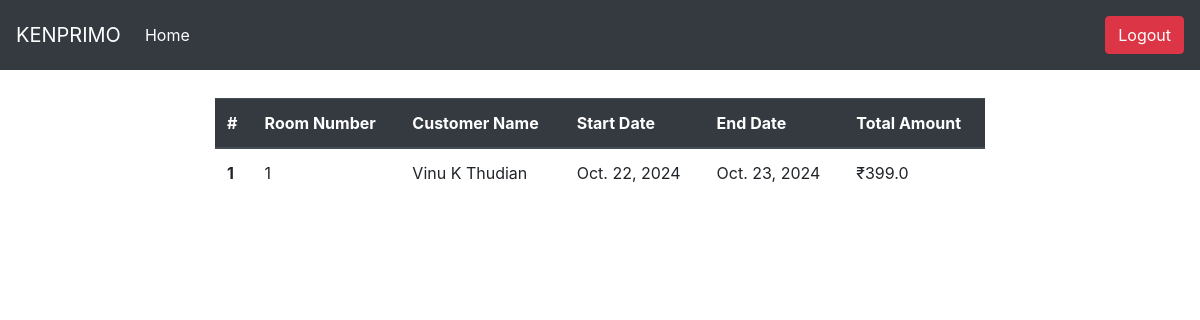
The app's page /reservation_view (signed in), older data.
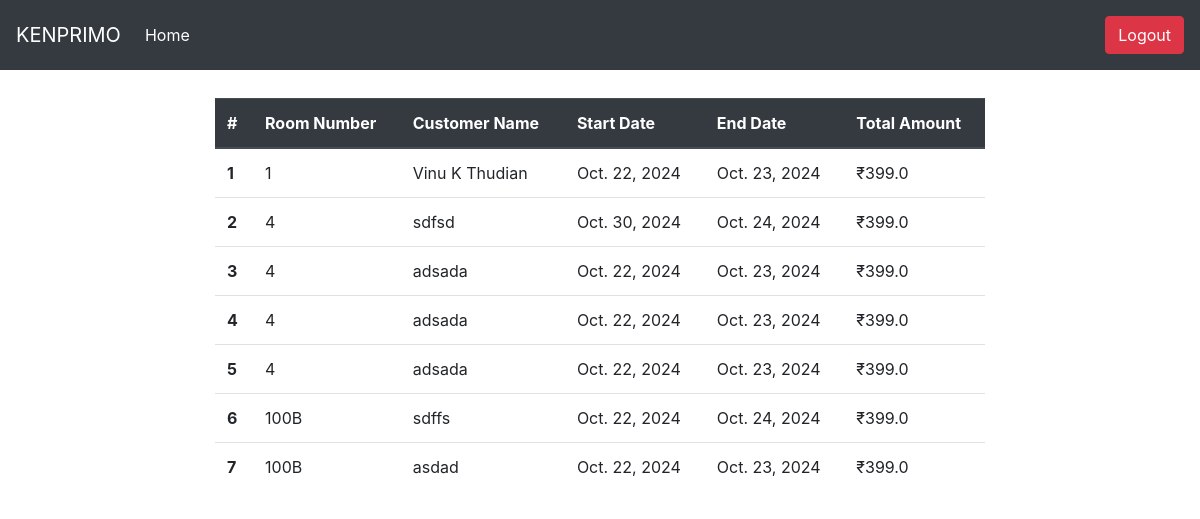
The same page, newer data.
### crudapp/models.py (models this page shows)
class Reservation(models.Model):
    user = models.ForeignKey(User, on_delete=models.CASCADE, null=True)
    room =models.CharField(max_length=255)
    start_date=models.DateField(null=True)
    end_date=models.DateField(null=True)
    customer_name = models.CharField(max_length=255)
    total_price = models.FloatField(default=0.0)

### crudapp/views.py (the view)
# urls.py: path('reservation_view', views.reservation_view, name='reservation_view'),
def reservation_view(request):
    res=Reservation.objects.filter(user=request.user)
    print(res)
    return render(request, "reservation/reservation_view.html", {'res':res})

### crudapp/templates/reservation/reservation_view.html (shortened to what this page needs)
{% extends 'base.html' %}
{% block content %}
<div class="container-fluid">
    <div class="row">
        <div class="col-lg-8 col-md-8 col-sm-12" style="margin: 1% auto;">
            <table class="table table-responsive-sm">
                <thead class="thead-dark">
                  <tr>
                    <th scope="col">#</th>
                    <th scope="col">Room Number</th>
                    <th scope="col">Customer Name</th>
                    <th scope="col">Start Date</th>
                    <th scope="col">End Date</th>
                    <th scope="col">Total Amount</th>
                  </tr>
                </thead>
                <tbody>
                    {% for ress in res%}
                  <tr>
                    <th scope="row">{{forloop.counter}}</th>
                    <td>{{ress.room}} </td>
                    <td>{{ress.customer_name}} </td>
                    <td>{{ress.start_date}} </td>
                    <td>{{ress.end_date}} </td>
                    <td>₹{{ress.total_price}} </td>
                  </tr>
                  {%endfor%}
                </tbody>
              </table>
        </div>
    </div>
</div>
{% endblock %}

Row changes from the older to the newer data that the page shows:
added Reservation: room "4", customer_name "sdfsd", start_date "Oct. 30, 2024", end_date "Oct. 24, 2024", total_price "399.0"
added Reservation: room "4", customer_name "adsada", start_date "Oct. 22, 2024", end_date "Oct. 23, 2024", total_price "399.0"
added Reservation: room "4", customer_name "adsada", start_date "Oct. 22, 2024", end_date "Oct. 23, 2024", total_price "399.0"
added Reservation: room "4", customer_name "adsada", start_date "Oct. 22, 2024", end_date "Oct. 23, 2024", total_price "399.0"
added Reservation: room "100B", customer_name "sdffs", start_date "Oct. 22, 2024", end_date "Oct. 24, 2024", total_price "399.0"
added Reservation: room "100B", customer_name "asdad", start_date "Oct. 22, 2024", end_date "Oct. 23, 2024", total_price "399.0"
